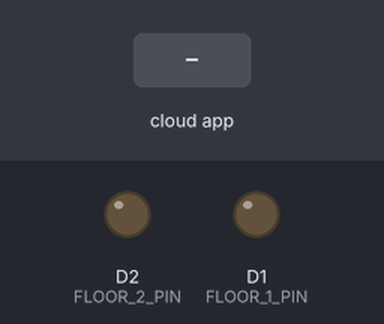
Bench run of a sketch on a simulated ESP8266 (NodeMCU). On the bench: output pins drawn as LEDs (lit = HIGH). The inputs (shaded band) are chosen by the test bench. WiFi joins after 1.5 s; servers stay silent unless stated; no MQTT or app messages arrive unless stated; what the sketch prints to the serial monitor is not drawn.

Above: at 2.7 s.
2.8 s: the phone or cloud app sets Drive to ON
4.3 s: the phone or cloud app sets Drive to OFF
At 5.6 s:
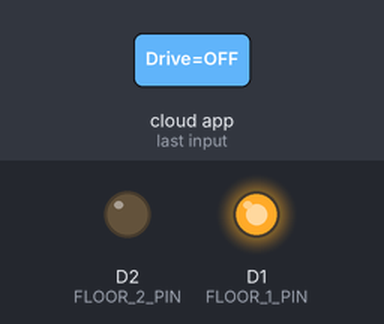
Timing chart, 0 to 7.3 s (numbered marks = the images above; inputs shaded):
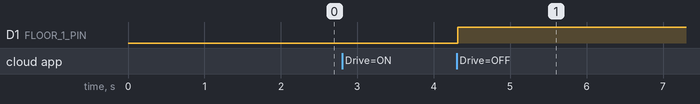

The sketch:

Model_of_House_small.ino
```cpp
/***************************************************
  скетч для управления макетом домика через MQTT брокера
  Макет содержит два управляемых светильника

  Автор: Матыжонок Виктор
 ****************************************************/

/************ Подключаем внешние библиотеки ******************/
#include <ESP8266WiFi.h>
#include "Adafruit_MQTT.h"
#include "Adafruit_MQTT_Client.h"

/************ Подключаем файл с паролями доступа к Wi-Fi и брокеру MQTT ******************/
#include "arduino_secrets.h"

/************ Подключаем мои классы ******************/
enum SwitchStatus {OFF, ON};

#include "Floor.h"

/************ Global State ******************/

// Create an ESP8266 WiFiClient class to connect to the MQTT server.
WiFiClient client;

// Setup the MQTT client class by passing in the WiFi client and MQTT server and login details.
Adafruit_MQTT_Client mqtt(&client, MQTT_SERVER, MQTT_SERVERPORT, MQTT_USERNAME, MQTT_PASSWORD);

/****************************** Подписки ***************************************/

// Подписываемся на каналы управления осведением (для получения команд на управление светом)
Adafruit_MQTT_Subscribe Light_Floor_1_Drive = Adafruit_MQTT_Subscribe(&mqtt, "LittleHouse_small/Floor_1/Light/Drive");
Adafruit_MQTT_Subscribe Light_Floor_2_Drive = Adafruit_MQTT_Subscribe(&mqtt, "LittleHouse_small/Floor_2/Light/Drive");

// Подписываемся на публикацию текущего статуса освещения
Adafruit_MQTT_Publish Light_Floor_1_Status = Adafruit_MQTT_Publish(&mqtt, "LittleHouse_small/Floor_1/Light/Status");
Adafruit_MQTT_Publish Light_Floor_2_Status = Adafruit_MQTT_Publish(&mqtt, "LittleHouse_small/Floor_2/Light/Status");


// Определяем пины, на которых будет управление
#define FLOOR_1_PIN D1
#define FLOOR_2_PIN D2

// Типы данных


/*************************** Sketch Code ************************************/

// Bug workaround for Arduino 1.6.6, it seems to need a function declaration
// for some reason (only affects ESP8266, likely an arduino-builder bug).
void MQTT_connect();
void initial();

Floor floor_1(FLOOR_1_PIN);
Floor floor_2(FLOOR_2_PIN);

String command = "";

void setup() {
  initial();
}


void loop() {
  // Ensure the connection to the MQTT server is alive (this will make the first
  // connection and automatically reconnect when disconnected).  See the MQTT_connect
  // function definition further below.
  MQTT_connect();

  // this is our 'wait for incoming subscription packets' busy subloop
  // try to spend your time here

  Adafruit_MQTT_Subscribe *subscription;
  while ((subscription = mqtt.readSubscription(5000))) {
   /* if (subscription == &Light_Floor_1_Drive) {
      Serial.print(F("Got: "));
      state = (char *)Light_Floor_1_Drive.lastread;
      Serial.println((char *)Light_Floor_1_Drive.lastread);
    }*/
    command = "";
    if (subscription == &Light_Floor_1_Drive) {
      command = (char *)Light_Floor_1_Drive.lastread;
      if (command == "ON") {
        floor_1.Light_ON();
        Light_Floor_1_Status.publish("ON");
      };
      if (command == "OFF") {
        floor_1.Light_OFF();
        Light_Floor_1_Status.publish("OFF");
      };
    };

    if (subscription == &Light_Floor_2_Drive) {
      command = (char *)Light_Floor_2_Drive.lastread;
      if (command == "ON") {
        floor_2.Light_ON();
        Light_Floor_2_Status.publish("ON");
      };
      if (command == "OFF") {
        floor_2.Light_OFF();
        Light_Floor_2_Status.publish("OFF");
      };
    };
  }

  // Now we can publish stuff!
 /* Serial.print(F("\nSending Light_Floor_1_Status val "));
  Serial.print("...");
  if (! Light_Floor_1_Status.publish("ON")) {
    Serial.println(F("Failed"));
  } else {
    Serial.println(F("OK!"));
  }*/

  // ping the server to keep the mqtt connection alive
  // NOT required if you are publishing once every KEEPALIVE seconds
  /*
  if(! mqtt.ping()) {
    mqtt.disconnect();
  }
  */
}

// Function to connect and reconnect as necessary to the MQTT server.
// Should be called in the loop function and it will take care if connecting.
void MQTT_connect() {
  int8_t ret;

  // Stop if already connected.
  if (mqtt.connected()) {
    return;
  }

  Serial.print("Connecting to MQTT... ");

  uint8_t retries = 3;
  while ((ret = mqtt.connect()) != 0) { // connect will return 0 for connected
       Serial.println(mqtt.connectErrorString(ret));
       Serial.println("Retrying MQTT connection in 5 seconds...");
       mqtt.disconnect();
       delay(5000);  // wait 5 seconds
       retries--;
       if (retries == 0) {
         // basically die and wait for WDT to reset me
         while (1);
       }
  }
  Serial.println("MQTT Connected!");
}
```

Floor.h
```cpp
class Floor {
  public:
    Floor(int lightPin) { // Конструктор класса
      // Инициируем нужный пин на выход
      pin = lightPin;
      pinMode(pin, OUTPUT);
      Light_OFF(); // На самом деле это не особо обязательно, т.к. переменные данного класса объявляются глобально и на тот момент Ардуинка не готова включать/выключать светодиоды
      lightStatus = OFF;
    };

    void Light_ON() {
      digitalWrite(pin, LOW);
      lightStatus = ON;
    };

    void Light_OFF() {
      digitalWrite(pin, HIGH);
      lightStatus = OFF;
    };


  private:
    SwitchStatus lightStatus;
    int pin;
    //Adafruit_MQTT_Subscribe Drive;


};
```

arduino_secrets.h
```cpp
/************************* WiFi Access Point *********************************/

#define WLAN_SSID       ""
#define WLAN_PASS       ""

/************************* Adafruit.io Setup *********************************/

#define MQTT_SERVER      ""
#define MQTT_SERVERPORT  1883
#define MQTT_USERNAME    ""
#define MQTT_PASSWORD    ""
```

initial.ino
```cpp
void initial_wifi();

void initial() {
  // Подключаем консоль
  Serial.begin(115200); delay(10);

  // Подключаемся к Wi-Fi
  initial_wifi();

  // Setup MQTT subscription for onoff feed.
  mqtt.subscribe(&Light_Floor_1_Drive);
  mqtt.subscribe(&Light_Floor_2_Drive);

};

void initial_wifi() {
  Serial.println(); Serial.println("------------------------"); Serial.println();
  Serial.print("Connecting to "); Serial.println(WLAN_SSID);

  WiFi.begin(WLAN_SSID, WLAN_PASS);
  while (WiFi.status() != WL_CONNECTED) {
    delay(500);
    Serial.print(".");
  }
  Serial.println();

  Serial.println("WiFi connected");
  Serial.println("IP address: "); Serial.println(WiFi.localIP());
};
```

Measured:
- after the input at 4.3 s, D1 (FLOOR_1_PIN): LOW → HIGH at once
